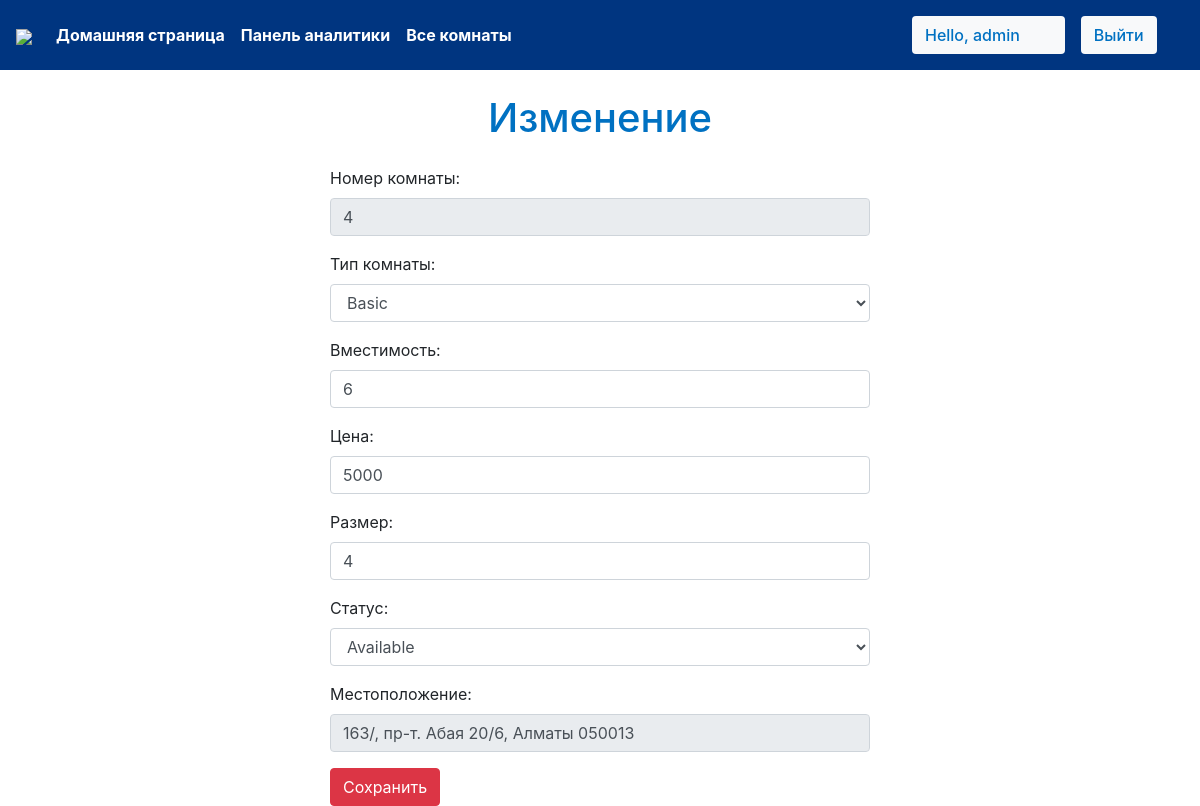
Screenshot of /staff/panel/edit-room?roomid=1 (signed in) with the database file from the repository.
### agpk/models.py (models this page shows, shortened)
class Rooms(models.Model):
    ROOM_STATUS = (
    ("1", "available"),
    ("2", "not available"),
    )
    ROOM_TYPE = (
    ("1", "premium"),
    ("2", "deluxe"),
    ("3","basic"),
    )
    room_type = models.CharField(max_length=50,choices = ROOM_TYPE, verbose_name='Тип комнаты')
    capacity = models.IntegerField(verbose_name='Вместимость')
    price = models.IntegerField(verbose_name='Цена')
    size = models.IntegerField(verbose_name='Размер')
    hotel = models.ForeignKey(Hotels, on_delete = models.CASCADE, verbose_name='Общежитие')
    status = models.CharField(choices =ROOM_STATUS,max_length = 15, verbose_name='Статус')
    roomnumber = models.IntegerField(verbose_name='Номер комнаты')

class Hotels(models.Model):
    name = models.CharField(max_length=30,default="AGPK", verbose_name='Название')
    owner = models.CharField(max_length=20, verbose_name='Владелец')
    location = models.CharField(max_length=50, verbose_name='Метоположение')

### agpk/views.py (the view)
# urls.py: path('staff/panel/edit-room', views.edit_room),
@login_required(login_url='/staff')
def edit_room(request):
    if request.user.is_staff == False:
        return HttpResponse('Access Denied')
    if request.method == 'POST' and request.user.is_staff:
        print(request.POST)
        old_room = Rooms.objects.all().get(id= int(request.POST['roomid']))
        hotel = Hotels.objects.all().get(id=int(request.POST['hotel']))
        old_room.room_type  = request.POST['roomtype']
        old_room.capacity   =int(request.POST['capacity'])
        old_room.price      = int(request.POST['price'])
        old_room.size       = int(request.POST['size'])
        old_room.hotel      = hotel
        old_room.status     = request.POST['status']
        old_room.room_number=int(request.POST['roomnumber'])
        old_room.save()
        messages.success(request,"Информация о номере комнате обновлена")
        return redirect('staffpanel')
    else:
        room_id = request.GET['roomid']
        room = Rooms.objects.all().get(id=room_id)
        response = render(request,'staff/editroom.html',{'room':room})
        return HttpResponse(response)

### templates/staff/editroom.html (shortened to what this page needs)
{% extends 'basic.html' %}
{% block body %}
<h1 class="text-center " style = "color:#0071c2; font-weight: 500!important; text-align: center; margin: 2%;">Изменение</h1>
    <div class="container">
        <div class="row">
            <div class="col-md-6 col-lg-6 col-xlg-6 col-sm-12 mx-auto">
                <form action="/staff/panel/edit-room/edit" method="POST">
                    <div class="form-group">
                        <label for="pwd">Номер комнаты:</label>
                        <input type="number" class="form-control" id="roomnumber" name="roomnumber" value="{{room.roomnumber}}" disabled>
                    </div>
                    <div class="form-group">
                        <label for="email">Тип комнаты:</label>
                        <select class="form-control" name="roomtype" id="roomtype">
                            <option  value=3>Basic</option>
                        </select>
                    </div>
                    <div class="form-group">
                        <label for="pwd">Вместимость:</label>
                        <input type="number" class="form-control " id="capacity" name="capacity" value="{{room.capacity}}">
                    </div>
                    <div class="form-group">
                        <label for="pwd">Цена:</label>
                        <input type="mumber" class="form-control " id="price" name="price" value="{{room.price}}">
                    </div>
                    <div class="form-group">
                        <label for="pwd">Размер:</label>
                        <input type="number" class="form-control " id="size" name="size" value="{{room.size}}">
                    </div>
                    <div class="form-group">
                        <label for="pwd">Статус:</label>
                        <select class="form-control" name="status" id="status">
                            <option value="1">Available</option>
                        </select>
                    </div>
                    <div class="form-group">
                        <label for="pwd">Местоположение:</label>
                        <input type="text" class="form-control " id="hotel" name="hotel" value="{{room.hotel.location}}" disabled>
                    </div>
                    <button type="submit" class="btn btn-danger">Сохранить</button>
                </form>
            </div>
        </div>
    </div>
{% endblock body %}

### templates/basic.html (shortened to what this page needs)
{% load static %}
<!DOCTYPE html>
<!DOCTYPE html>
<html lang="en">
<head>
    <link rel="stylesheet" href="https://use.fontawesome.com/releases/v5.7.0/css/all.css">
    <link rel="stylesheet" href="{% static 'bootstrap\bootstrap.css' %}">
    <link rel="stylesheet" href="https://maxcdn.bootstrapcdn.com/bootstrap/4.5.0/css/bootstrap.min.css" >
</head>
<body style="dbackground-image: url('https://source.unsplash.com/random');height: 100%;">
    <div class="container-fluid px-0">
        <nav class="navbar navbar-expand-lg navbar-dark bg-custom font-weight-bold "  >
            <a class="navbar-brand text-bold bg-black " href="/"><img src="https://brief.agpk.kz/enrollee/assets/img/agpk.png" style="width: 23%" ></a>
            <div class="collapse navbar-collapse " id="navbarSupportedContent">
                <ul class="navbar-nav mr-auto ">
                    <li class="nav-item active">
                        <a class="nav-link text-bold custom-text"  style = "color:#ffffff" href="/home"> Домашняя страница</a>
                    </li>
                    {% if user.is_staff %}
                    <li class="nav-item active">
                        <a class="nav-link text-bold"  style = "color:#ffffff" href="/staff/panel">Панель аналитики
                        </a>
                    </li>
                    {% elif user.is_staff == False and user.is_authenticated %}
                    <li class="nav-item active">
                            <a class="nav-link text-bold" href="/user/bookings"  style = "color:#ffffff" >Мои комнаты </a>
                        </li>
                    {% endif %}
                    {% if user.is_staff %}
                    <li class="nav-item active">
                            <a class="nav-link text-bold"  style = "color:#ffffff" href="/staff/allbookings">Все комнаты </a>
                        </li>
                    {% endif %}
                </ul>
                {% if user.is_authenticated %}
                      <button class="btn btn-group bg-light" data-toggle="modal" data-target="#forlogin" style = "color:#0071c2; font-weight: 500!important" >
                       Hello, {{request.user}}
                       <a href="/logout" class="nav-link ">
                    <button class="btn btn-group  bg-light " data-toggle="modal" data-target="#forlogin" style = "color:#0071c2; font-weight: 500!important" >
                        Выйти
                    </button></a>&nbsp; &nbsp;
                    </button>
                {% endif %}
            </div>
        </nav>
    </div>
    {% block body %}
    {% endblock body %}
</body>
</html>

### templates/basic.html (style rules this page uses)
.bg-custom { background-color: #003580; }
.custom-text { color: #0c5460; }
a { text-decoration: none; }

### templates/staff/editroom.html (style rules this page uses)
body { min-height: 100vh; }

### rows the page displays
Rooms: roomnumber "4", capacity "6", price "5000", size "4", hotel "163/, пр-т. Абая 20/6, Алматы 050013"

### other values shown
{{ request.user }} "admin"
